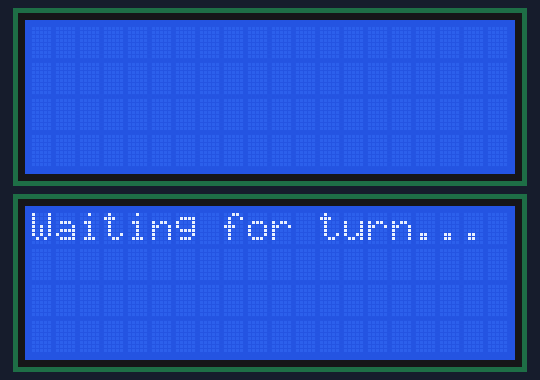
A sketch run on a simulated Arduino Uno, built with avr-gcc and run on an emulated ATmega328P. On the bench: 2 × 20×4 character LCD.

Above: at 0.2 s.
At 16.3 s:
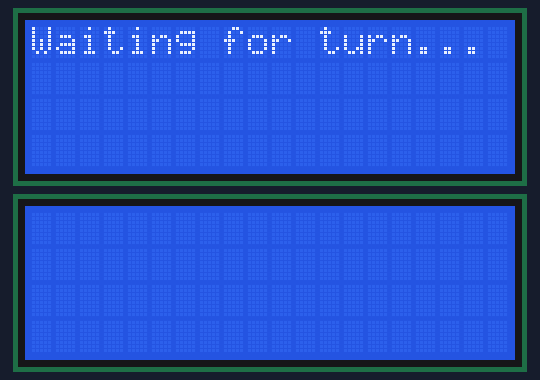

Measured:
- what the display in image 1 shows lasts 16.0 s, from 16.2 s to 32.2 s

The sketch:

lcd_test.ino
```cpp
//Simple application to test the functionality of the I2C-LCD screen:
#include <Wire.h>
#include <LiquidCrystal_I2C.h>

//Create the screen object:
int numRows=4;
int numCols=20;

//LCD for player one:
LiquidCrystal_I2C lcd1(0x27, numCols, numRows); //Initialize the LCD screen

//LCD for player two:
LiquidCrystal_I2C lcd2(0x26, numCols, numRows); //Initialize the LCD screen

void setup() {
  //Initialize LCD display:
  lcd1.init();
  lcd1.backlight();

  //Initialize the second display:
  lcd2.init();
  lcd2.backlight();
}

void loop() {
  char testTextOne[]="It is your turn, Player #1! Make your move!";
  char testTextTwo[]="It is your turn, Player #2! Make your move!";

  lcd2.print("Waiting for turn...");
  makeScroll(lcd1, 0, testTextOne);

  lcd1.clear();
  lcd2.clear();

  lcd1.print("Waiting for turn...");
  makeScroll(lcd2, 0, testTextTwo);

  lcd1.clear();
  lcd2.clear();
}

//Function to make the LCD screen text scroll:
void makeScroll(LiquidCrystal_I2C lcd, int lineNum, char *wordArg){
  //Declare an array to hold a portion of the argument word:
  char wordWindow[30];

  //If there is no need to "scroll", just print the whole word:
  if(strlen(wordArg)<=20){
    lcd.setCursor(0, lineNum);
    lcd.print(wordArg);
  }
  //Otherwise, scroll:
  else{
    //Initialize a pointer:
    int beginPointer=0;
    while(beginPointer+19<strlen(wordArg)){
      //Clear existing message:
      lcd.clear();

      //Copy twenty characters of the word to a window to be displayed:
      for(int i=0; i<20; i++){
        wordWindow[i]=wordArg[beginPointer+i];
      }

      lcd.setCursor(0, lineNum);
      lcd.print(wordWindow);

      //Temporarily hold at the beginning of the text before scrolling:
      if(beginPointer==0){
        delay(2000);
      }
      else{
        delay(500);
      }

      //Increment the pointer:
      beginPointer+=1;
    }
    //Temporarily hold at the end of the word:
    delay(2000);
  }
}
```
